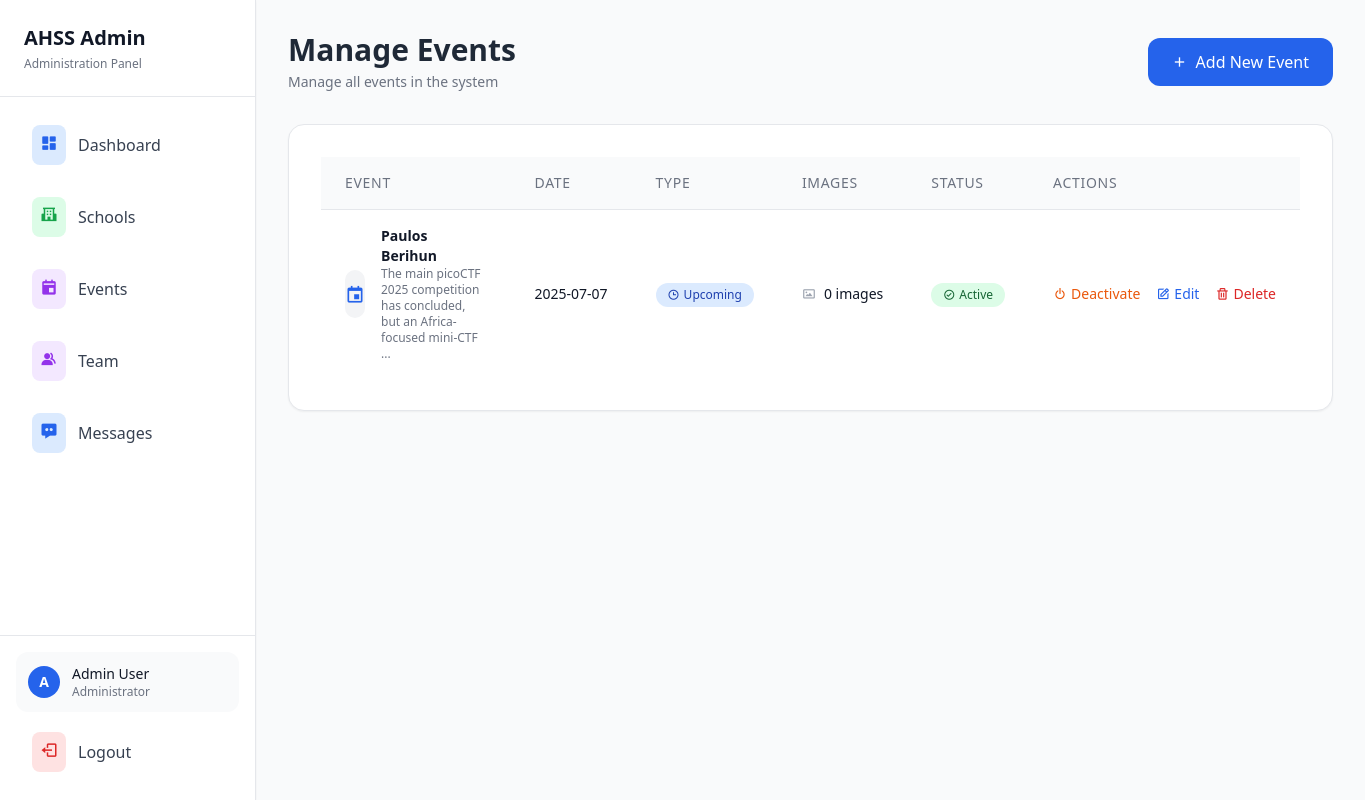
The page /admin/events (signed in) on the database as committed earlier.
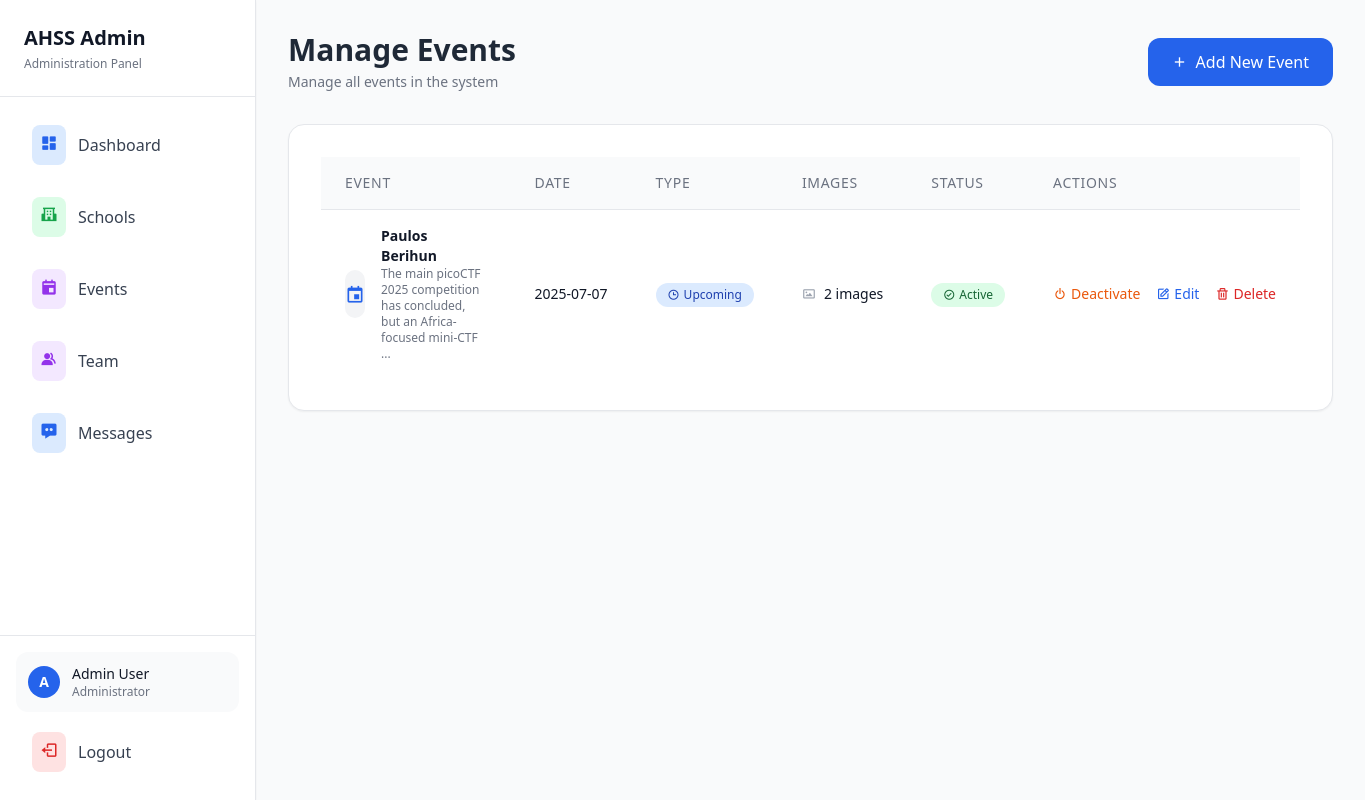
The same page on the database as committed later.
### tables this page shows
CREATE TABLE events
            (id INTEGER PRIMARY KEY AUTOINCREMENT,
            title TEXT NOT NULL,
            description TEXT NOT NULL,
            event_date DATE NOT NULL,
            event_type TEXT NOT NULL, -- 'upcoming' or 'past'
            registration_link TEXT,
            gallery_link TEXT,
            image_filenames TEXT, -- JSON string of uploaded image filenames
            is_active BOOLEAN DEFAULT 1,
            created_at TIMESTAMP DEFAULT CURRENT_TIMESTAMP,
            updated_at TIMESTAMP DEFAULT CURRENT_TIMESTAMP);

### app.py (the view)
@app.route('/admin/events')
@admin_required
def admin_events():
    conn = get_db_connection()
    events = conn.execute('SELECT * FROM events ORDER BY event_date DESC').fetchall()
    conn.close()
    processed_events = []
    for event in events:
        event_dict = dict(event)
        if event_dict['image_filenames'] and event_dict['image_filenames'] != '[]':
            try:
                filenames_str = event_dict['image_filenames'].strip('[]').replace("'", "").replace('"', '')
                image_filenames = [f.strip() for f in filenames_str.split(',') if f.strip()]
                event_dict['image_count'] = len(image_filenames)
            except:
                event_dict['image_count'] = 0
        else:
            event_dict['image_count'] = 0
        processed_events.append(event_dict)
    return render_template('admin/events.html', events=processed_events)

### app.py (called while the page is built)
def get_db_connection():
    conn = sqlite3.connect('site.db')
    conn.row_factory = sqlite3.Row
    return conn

def admin_required(f):
    @wraps(f)
    def decorated_function(*args, **kwargs):
        if 'admin_logged_in' not in session:
            return redirect(url_for('admin_login'))
        return f(*args, **kwargs)
    return decorated_function

### templates/admin/events.html (shortened to what this page needs)
<!DOCTYPE html>
<html lang="en">
<head>
    <script src="https://cdn.tailwindcss.com"></script>
    <link href='https://unpkg.com/boxicons@2.1.4/css/boxicons.min.css' rel='stylesheet'>
</head>
<body class="bg-gray-50 text-gray-800">
    <div class="flex min-h-screen">
        {% include 'admin/include/sidebar.html' %}
        <main class="lg:ml-64 flex-1 p-8">
            <div class="max-w-7xl mx-auto space-y-8">
                <div class="flex items-center justify-between">
                    <div>
                        <h1 class="text-3xl font-bold">Manage Events</h1>
                        <p class="text-gray-500 text-sm mt-1">Manage all events in the system</p>
                    </div>
                    <a href="{{ url_for('new_event') }}"
                       class="bg-blue-600 hover:bg-blue-700 text-white px-6 py-3 rounded-xl font-medium transition duration-200 flex items-center">
                        <i class='bx bx-plus mr-2'></i> Add New Event
                    </a>
                </div>
                <div class="bg-white rounded-2xl border border-gray-200 shadow-sm p-8">
                    <div class="overflow-x-auto">
                        <table class="min-w-full divide-y divide-gray-200">
                            <thead class="bg-gray-50">
                                <tr>
                                    <th class="px-6 py-4 text-left text-sm font-medium text-gray-500 uppercase tracking-wider">Event</th>
                                    <th class="px-6 py-4 text-left text-sm font-medium text-gray-500 uppercase tracking-wider">Date</th>
                                    <th class="px-6 py-4 text-left text-sm font-medium text-gray-500 uppercase tracking-wider">Type</th>
                                    <th class="px-6 py-4 text-left text-sm font-medium text-gray-500 uppercase tracking-wider">Images</th>
                                    <th class="px-6 py-4 text-left text-sm font-medium text-gray-500 uppercase tracking-wider">Status</th>
                                    <th class="px-6 py-4 text-left text-sm font-medium text-gray-500 uppercase tracking-wider">Actions</th>
                                </tr>
                            </thead>
                            <tbody class="bg-white divide-y divide-gray-200">
                                {% for event in events %}
                                <tr class="hover:bg-gray-50 transition">
                                    <td class="px-6 py-4">
                                        <div class="flex items-center">
                                            <div class="w-12 h-12 bg-gray-100 rounded-xl flex items-center justify-center mr-4">
                                                {% if event.event_type == 'upcoming' %}
                                                <i class='bx bx-calendar-event text-blue-600 text-xl'></i>
                                                {% else %}
                                                <i class='bx bx-check-circle text-green-600 text-xl'></i>
                                                {% endif %}
                                            </div>
                                            <div>
                                                <div class="text-sm font-semibold text-gray-900">{{ event.title }}</div>
                                                <div class="text-xs text-gray-500 max-w-xs">{{ event.description[:80] }}...</div>
                                            </div>
                                        </div>
                                    </td>
                                    <td class="px-6 py-4 whitespace-nowrap">
                                        <div class="text-sm text-gray-900">{{ event.event_date }}</div>
                                    </td>
                                    <td class="px-6 py-4 whitespace-nowrap">
                                        {% if event.event_type == 'upcoming' %}
                                            <span class="inline-flex items-center px-3 py-1 rounded-full text-xs font-medium bg-blue-100 text-blue-800">
                                                <i class='bx bx-time mr-1'></i> Upcoming
                                            </span>
                                        {% else %}
                                            <span class="inline-flex items-center px-3 py-1 rounded-full text-xs font-medium bg-green-100 text-green-800">
                                                <i class='bx bx-check mr-1'></i> Past
                                            </span>
                                        {% endif %}
                                    </td>
                                    <td class="px-6 py-4 whitespace-nowrap">
                                        <div class="text-sm text-gray-900 flex items-center">
                                            <i class='bx bx-image mr-2 text-gray-400'></i>
                                            {{ event.image_count }} images
                                        </div>
                                    </td>
                                    <td class="px-6 py-4 whitespace-nowrap">
                                        {% if event.is_active %}
                                            <span class="inline-flex items-center px-3 py-1 rounded-full text-xs font-medium bg-green-100 text-green-800">
                                                <i class='bx bx-check-circle mr-1'></i> Active
                                            </span>
                                        {% else %}
                                            <span class="inline-flex items-center px-3 py-1 rounded-full text-xs font-medium bg-red-100 text-red-800">
                                                <i class='bx bx-x-circle mr-1'></i> Inactive
                                            </span>
                                        {% endif %}
                                    </td>
                                    <td class="px-6 py-4 whitespace-nowrap text-sm font-medium">
                                        <div class="flex space-x-4">
                                            <form method="POST" action="{{ url_for('toggle_event_status', event_id=event.id) }}" class="inline">
                                                {% if event.is_active %}
                                                <button type="submit"
                                                        onclick="return confirm('Are you sure you want to deactivate this event?')"
                                                        class="text-orange-600 hover:text-orange-800 flex items-center">
                                                    <i class='bx bx-power-off mr-1'></i> Deactivate
                                                </button>
                                                {% else %}
                                                <button type="submit"
                                                        onclick="return confirm('Are you sure you want to activate this event?')"
                                                        class="text-green-600 hover:text-green-800 flex items-center">
                                                    <i class='bx bx-check mr-1'></i> Activate
                                                </button>
                                                {% endif %}
                                            </form>
                                            <a href="{{ url_for('edit_event', event_id=event.id) }}"
                                               class="text-blue-600 hover:text-blue-800 flex items-center">
                                                <i class='bx bx-edit mr-1'></i> Edit
                                            </a>
                                            <a href="{{ url_for('delete_event', event_id=event.id) }}"
                                               onclick="return confirm('Are you sure you want to delete this event?')"
                                               class="text-red-600 hover:text-red-800 flex items-center">
                                                <i class='bx bx-trash mr-1'></i> Delete
                                            </a>
                                        </div>
                                    </td>
                                </tr>
                                {% endfor %}
                            </tbody>
                        </table>
                    </div>
                </div>
            </div>
        </main>
    </div>
</body>
</html>

### templates/admin/include/sidebar.html (shortened to what this page needs)
<link href='https://unpkg.com/boxicons@2.1.4/css/boxicons.min.css' rel='stylesheet'>
<div class="fixed left-0 top-0 h-full w-64 bg-white border-r border-gray-200 transform -translate-x-full lg:translate-x-0 transition-transform duration-300 z-40 shadow-sm" id="sidebar">
    <div class="p-6 border-b border-gray-200 flex justify-between items-center">
        <div>
            <h1 class="text-xl font-bold text-gray-900">AHSS Admin</h1>
            <p class="text-gray-500 text-xs mt-1">Administration Panel</p>
        </div>
    </div>
    <div class="p-4">
        <ul class="space-y-2">
            <li>
                <a href="{{ url_for('admin_dashboard') }}" class="flex items-center py-3 px-4 rounded-xl hover:bg-gray-50 transition text-gray-700 hover:text-gray-900 group">
                    <div class="p-2 bg-blue-100 text-blue-600 rounded-lg mr-3 group-hover:bg-blue-200 transition">
                        <i class='bx bxs-dashboard text-lg'></i>
                    </div>
                    <span class="font-medium">Dashboard</span>
                </a>
            </li>
            <li>
                <a href="{{ url_for('admin_schools') }}" class="flex items-center py-3 px-4 rounded-xl hover:bg-gray-50 transition text-gray-700 hover:text-gray-900 group">
                    <div class="p-2 bg-green-100 text-green-600 rounded-lg mr-3 group-hover:bg-green-200 transition">
                        <i class='bx bxs-school text-lg'></i>
                    </div>
                    <span class="font-medium">Schools</span>
                </a>
            </li>
            <li>
                <a href="{{ url_for('admin_events') }}" class="flex items-center py-3 px-4 rounded-xl hover:bg-gray-50 transition text-gray-700 hover:text-gray-900 group">
                    <div class="p-2 bg-purple-100 text-purple-600 rounded-lg mr-3 group-hover:bg-purple-200 transition">
                        <i class='bx bxs-calendar-event text-lg'></i>
                    </div>
                    <span class="font-medium">Events</span>
                </a>
            </li>
            <li>
                <a href="{{ url_for('admin_team') }}" class="flex items-center py-3 px-4 rounded-xl hover:bg-gray-50 transition text-gray-700 hover:text-gray-900 group">
                    <div class="p-2 bg-purple-100 text-purple-600 rounded-lg mr-3 group-hover:bg-purple-200 transition">
                        <i class='bx bxs-group text-lg'></i>
                    </div>
                    <span class="font-medium">Team</span>
                </a>
            </li>
            <li>
                <a href="{{ url_for('admin_messages') }}" class="flex items-center py-3 px-4 rounded-xl hover:bg-gray-50 transition text-gray-700 hover:text-gray-900 group">
                    <div class="p-2 bg-blue-100 text-blue-600 rounded-lg mr-3 group-hover:bg-blue-200 transition">
                        <i class='bx bxs-message-dots text-lg'></i>
                    </div>
                    <span class="font-medium">Messages</span>
                </a>
            </li>
        </ul>
    </div>
    <div class="absolute bottom-0 left-0 right-0 p-4 border-t border-gray-200">
        <div class="flex items-center space-x-3 p-3 rounded-xl bg-gray-50">
            <div class="w-8 h-8 bg-blue-600 rounded-full flex items-center justify-center">
                <span class="text-white text-sm font-semibold">A</span>
            </div>
            <div class="flex-1">
                <p class="text-sm font-medium text-gray-900">Admin User</p>
                <p class="text-xs text-gray-500">Administrator</p>
            </div>
        </div>
    <a href="{{ url_for('admin_logout') }}" class="flex items-center w-full py-3 px-4 rounded-xl hover:bg-red-50 transition text-gray-700 hover:text-red-600 group mt-2">
        <div class="p-2 bg-red-100 text-red-600 rounded-lg mr-3 group-hover:bg-red-200 transition">
            <i class='bx bx-log-out text-lg'></i>
        </div>
        <span class="font-medium">Logout</span>
    </a>
    </div>
</div>

Rows that differ between the two databases and show on the page:
changed events "Paulos Berihun": image_count "0" → "2"
